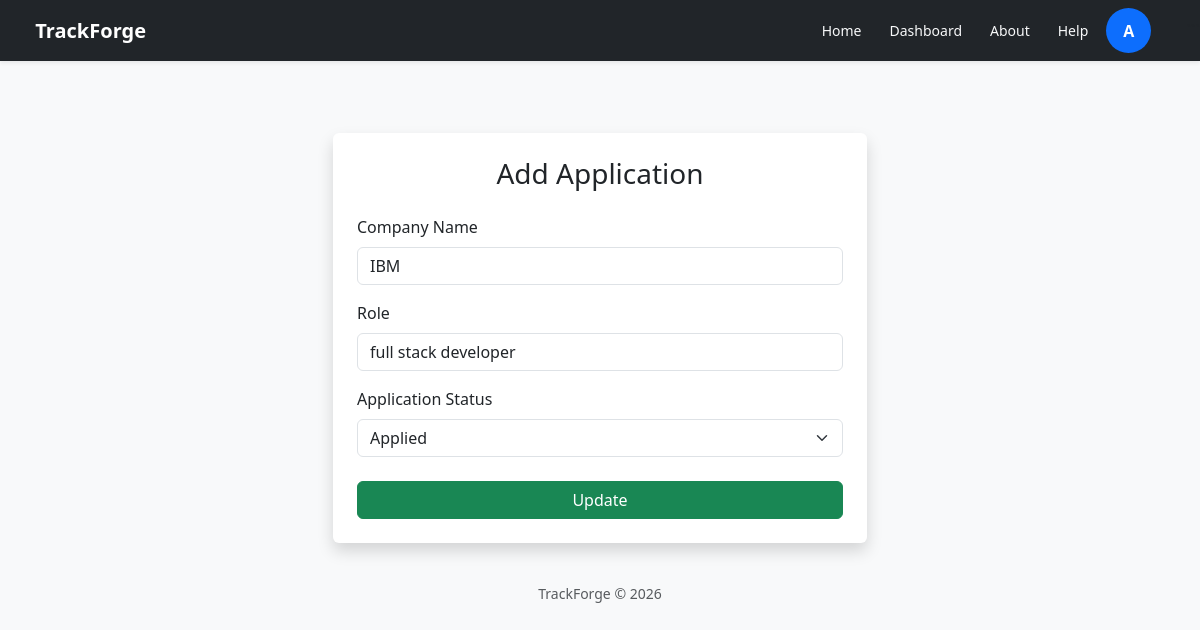
The app's page /edit_application/2 (signed in) with its own data.
### app.py (models this page shows)
class Application(db.Model):
    id = db.Column(db.Integer, primary_key=True)
    user_id = db.Column(db.Integer, db.ForeignKey('user.id'))
    company_name = db.Column(db.String(100))
    role = db.Column(db.String(50))
    status = db.Column(db.String(50))

### app.py (the view)
@app.route("/edit_application/<int:id>", methods=["GET", "POST"])
def edit_application(id):
    if "user" not in session:
        return redirect(url_for("login"))
    data = Application.query.get_or_404(id)
    current_user = User.query.filter_by(username=session["user"]).first()
    if data.user_id != current_user.id:
        return "Unauthorized"
    if request.method == "POST":
        data.company_name = request.form["company_name"]
        data.role = request.form["role"]
        data.status = request.form["status"]
        db.session.commit()
        return redirect(url_for("dashboard"))
    return render_template("edit_application.html", data=data)

### templates/edit_application.html (shortened to what this page needs)
{% extends "base.html" %}
{% block content %}
    <div class="container mt-5">
    <div class="row justify-content-center">
        <div class="col-md-6">
            <div class="card shadow border-0">
                <div class="card-body p-4">
                    <h3 class="text-center mb-4">Add Application</h3>
                    <form method="POST">
                        <div class="mb-3">
                            <label class="form-label">Company Name</label>
                            <input type="text" name="company_name" class="form-control" placeholder="Ex: Google" value="{{ data.company_name }}"required>
                        </div>
                        <div class="mb-3">
                            <label class="form-label">Role</label>
                            <input type="text" name="role" class="form-control" placeholder="Ex: Backend Intern" value="{{ data.role }}"required>
                        </div>
                        <div class="mb-4">
                            <label class="form-label">Application Status</label>
                            <select name="status" class="form-select">
                                {% for option in ["Applied","Interview","Rejected","Offer"] %}
                                    <option value="{{ option }}"
                                        {% if data.status == option %}selected {% endif %}>
                                        {{ option }}
                                    </option>
                                {% endfor %}
                            </select>
                        </div>
                        <div class="d-grid">
                            <button class="btn btn-success">Update</button>
                        </div>
                    </form>
                </div>
            </div>
        </div>
    </div>
</div>
{% endblock %}

### records on screen
Application: company_name "IBM", role "full stack developer", status "Applied"

### other values on screen
{{ session["user"][0]|upper if "user" in session else "👤" }} "A"
